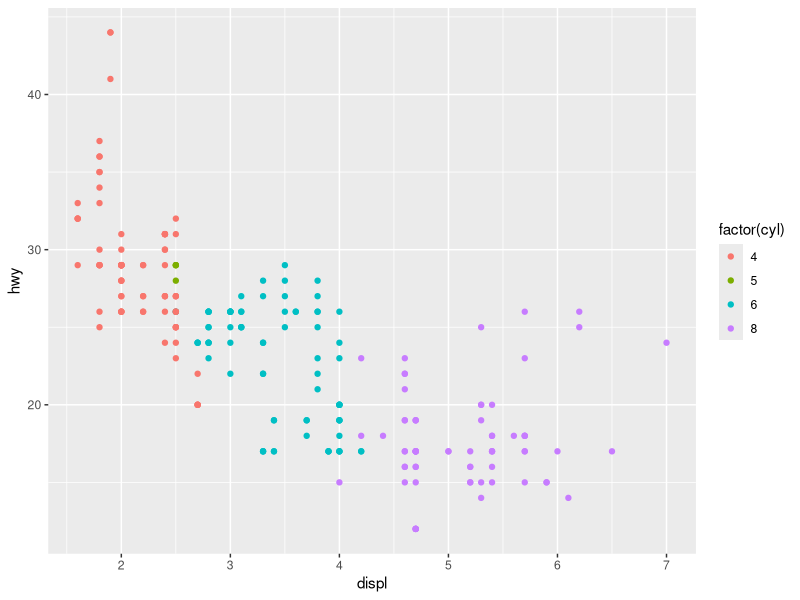
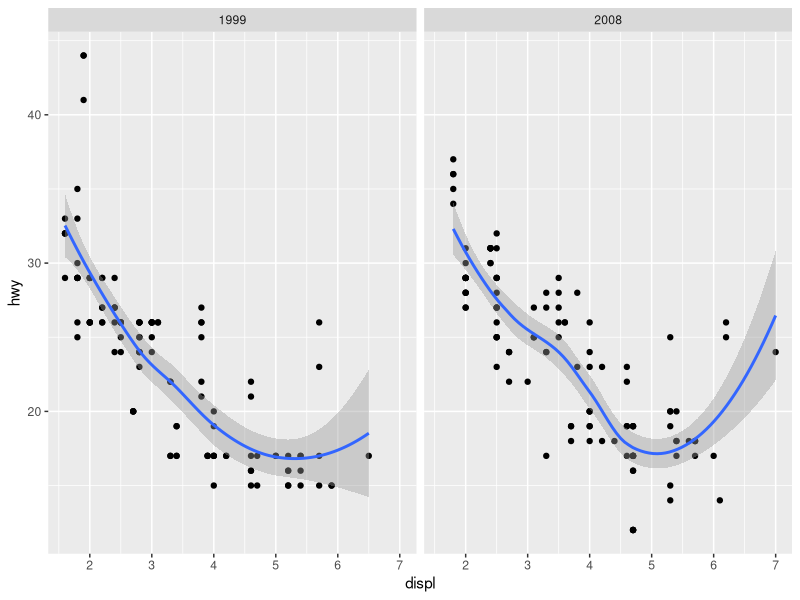
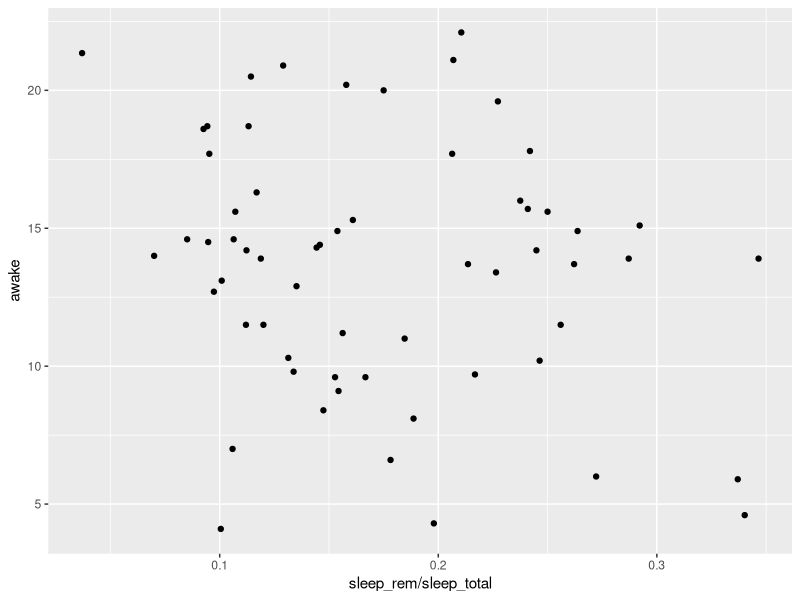
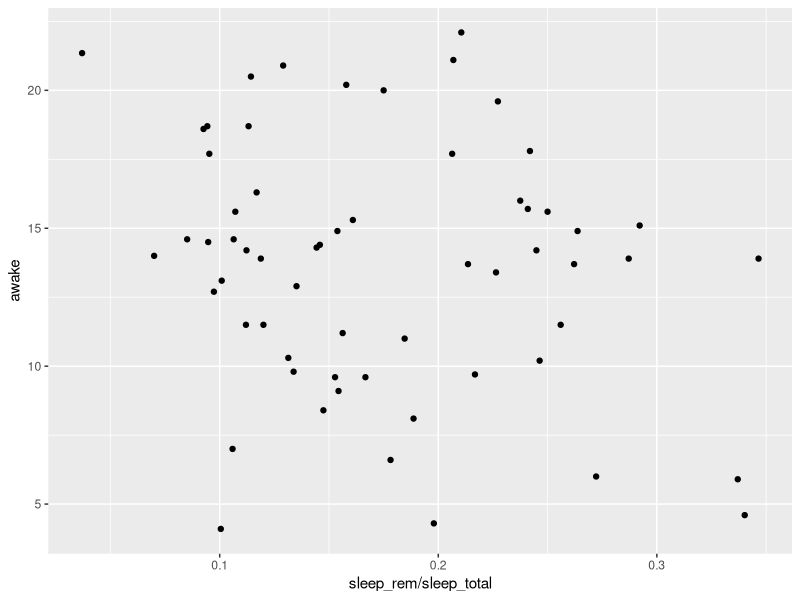
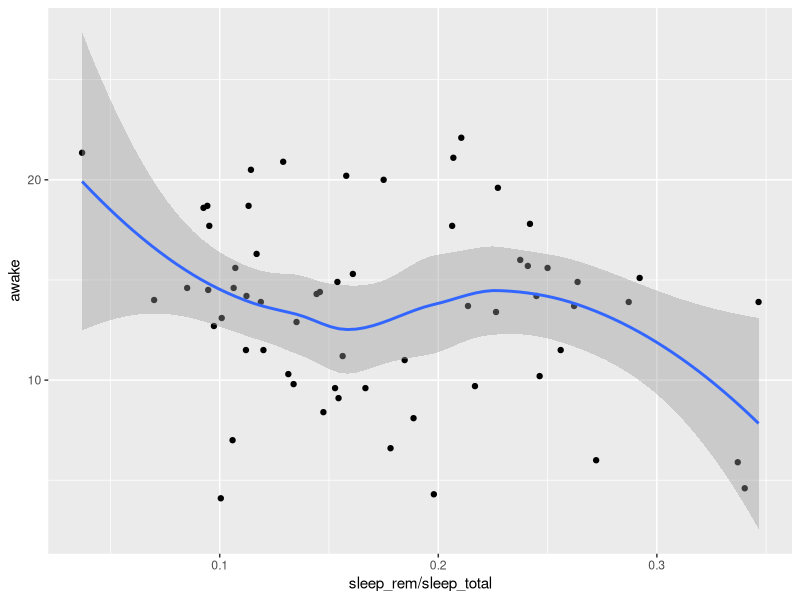
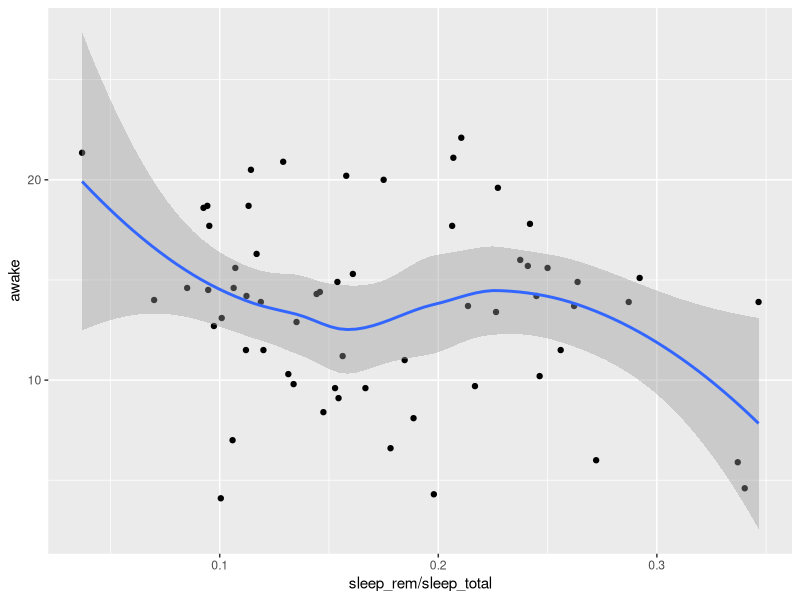
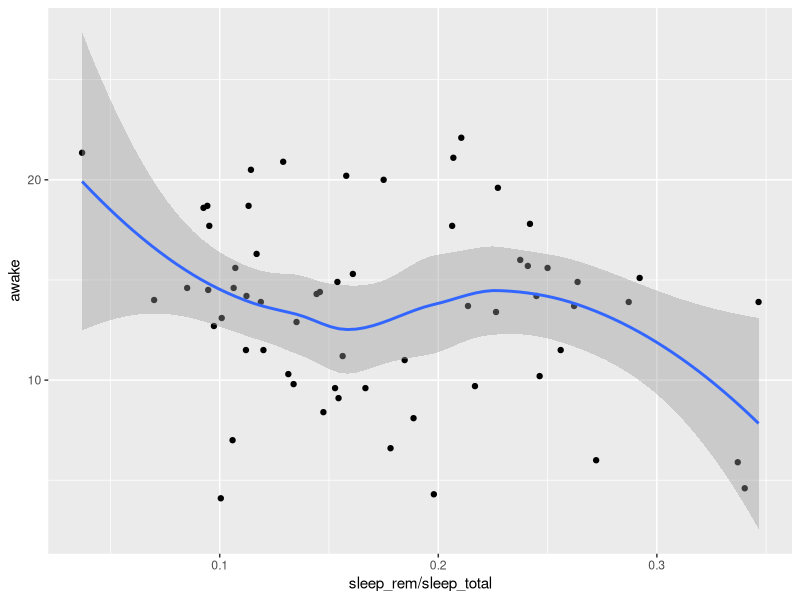
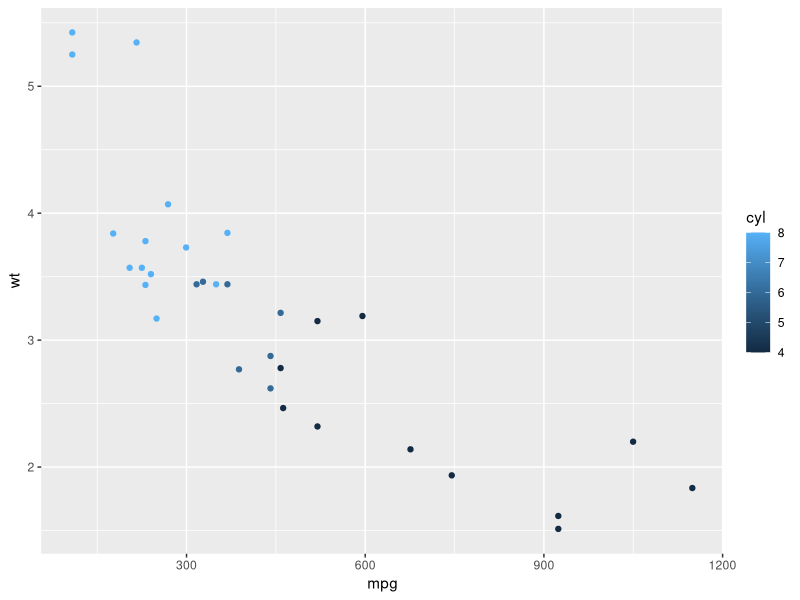

Source code (R) for these figures, in order:
library(ggplot2)
## 散点图
qplot(displ, hwy, 
      data = mpg, 
      colour = factor(cyl))
qplot(displ, hwy, 
      data = mpg, 
      facets = . ~ year) + geom_smooth()

#=================
#=====ggplot======
#=================
ggplot(msleep, aes(sleep_rem / sleep_total, awake)) +
  geom_point()
qplot(sleep_rem / sleep_total, 
      awake, data = msleep)
qplot(sleep_rem / sleep_total, 
      awake, data = msleep) + 
   geom_smooth()
qplot(sleep_rem / sleep_total, 
      awake, data = msleep,
      geom = c("point", "smooth"))
ggplot(msleep, aes(sleep_rem / sleep_total, awake)) +
  geom_point() + geom_smooth()

p = ggplot(mtcars, aes(mpg, wt, colour = cyl)) + 
  geom_point()
mtcars =  transform(mtcars, mpg = mpg ^ 2)
p %+% mtcars


## 组合geoms和stats
d = ggplot(diamonds, aes(carat)) + xlim(0, 3)
d + stat_bin(aes(ymax = ..count..), 
             binwidth = 0.1, 
             geom = "area")
d + stat_bin(
  aes(size = ..density..), 
  binwidth = 0.1,
  geom = "point", 
  position="identity"
)
d + stat_bin(
  aes(fill = ..count..), binwidth = 0.1,
  geom = "tile", position="identity"
)

## 一个复杂的例子
library(ggplot2)
#model = lme(height ~ age, 
#            data = Oxboys, 
#            random = ~ 1 + age | Subject)
#oplot = ggplot(Oxboys, aes(age, height, group = Subject)) + 
# geom_line()
#age_grid = seq(-1, 1, length = 10)
#subjects = unique(Oxboys$Subject)
#preds = expand.grid(age = age_grid, Subject = subjects)
#preds$height = predict(model, preds)
#oplot + geom_line(data = preds, 
#                  colour = "#3366FF", 
#                  size= 0.4)